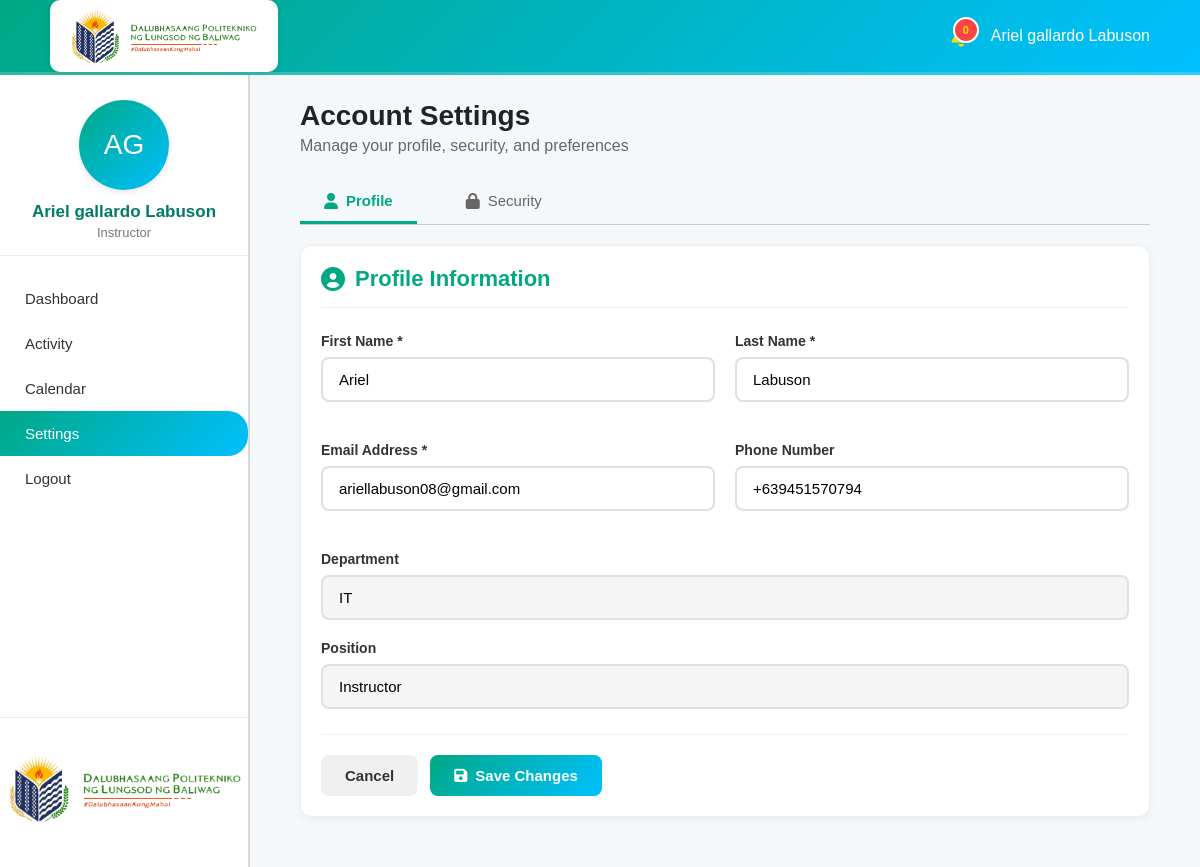
The page /php/user/settings.php (signed in) on the database its author committed.
### tables this page shows
CREATE TABLE `employees` (
  `id` int(11) NOT NULL,
  `employee_number` varchar(30) NOT NULL,
  `full_name` varchar(100) NOT NULL,
  `employee_type` enum('TP','NTP') NOT NULL,
  `department` varchar(100) DEFAULT NULL,
  `position` varchar(100) DEFAULT NULL,
  `credentials` varchar(50) DEFAULT NULL,
  `gender` enum('Male','Female') DEFAULT NULL,
  `address` text DEFAULT NULL,
  `phone` varchar(20) DEFAULT NULL,
  `email` varchar(100) DEFAULT NULL,
  `status` varchar(60) NOT NULL,
  `educational_attainment` varchar(60) NOT NULL,
  `school` varchar(60) NOT NULL,
  `created_at` timestamp NOT NULL DEFAULT current_timestamp(),
  `date_hired` varchar(60) DEFAULT NULL,
  `type` varchar(60) NOT NULL,
  `years_service` int(11) NOT NULL,
  `employment_status` varchar(11) NOT NULL,
  `leave_balance` varchar(11) NOT NULL
);

### php/user/settings.php (the view, shortened to what this page needs)
<?php
include("../../database/connection.php");
function getInitials($name) {
  $words = explode(' ', trim($name));
  $initials = '';
  foreach ($words as $word) {
    if (!empty($word)) {
      $initials .= strtoupper(substr($word, 0, 1));
    }
  }
  return substr($initials, 0, 2);
}
$employee_id = $_SESSION['loggedUser'];
$employee_query = "SELECT `id`, `employee_number`, `full_name`, `employee_type`, `department`,
                          `position`, `credentials`, `gender`, `address`, `phone`, `email`,
                          `status`, `educational_attainment`, `school`, `created_at`,
                          `date_hired`, `type`, `years_service`, `employment_status`,
                          `leave_balance`
                   FROM `employees`
                   WHERE `employee_number` = ?";
$stmt_emp = $connection->prepare($employee_query);
$stmt_emp->bind_param("s", $employee_id);
$stmt_emp->execute();
$emp_result = $stmt_emp->get_result();
if ($emp_result->num_rows > 0) {
  $employee_data = $emp_result->fetch_assoc();
  $full_name = $employee_data['full_name'] ?? 'User';
  $name_parts = explode(' ', $full_name);
  $first_name = $name_parts[0] ?? 'User';
  $last_name = count($name_parts) > 1 ? end($name_parts) : '';
  $initials = getInitials($full_name);
  $employee_email = $employee_data['email'] ?? '';
  $employee_phone = $employee_data['phone'] ?? '';
  $employee_department = $employee_data['department'] ?? 'Not set';
  $employee_position = $employee_data['position'] ?? 'Not set';
}
$unread_query = "SELECT COUNT(*) as unread_count FROM activity_log
                 WHERE employee_number = ? AND read_status = 'unread'";
$stmt_unread = $connection->prepare($unread_query);
$stmt_unread->bind_param("s", $employee_id);
$stmt_unread->execute();
$unread_result = $stmt_unread->get_result();
$unread_row = $unread_result->fetch_assoc();
$unread_count = $unread_row['unread_count'] ?? 0;
?>
<!DOCTYPE html>
<html lang="en">
<head>
  <link rel="stylesheet" href="../../css/user/task.css">
  <link rel="stylesheet" href="https://cdnjs.cloudflare.com/ajax/libs/font-awesome/6.0.0/css/all.min.css">
</head>
<body>
  <div class="top-bar">
    <div class="top-left">
      <img src="logo 2.png" alt="Logo">
    </div>
    <div class="top-right">
      <div class="notif" id="notifBtn" data-count="<?php echo $unread_count; ?>">
        <i class="fas fa-bell"></i>
      </div>
      <div class="user-name"><?php echo htmlspecialchars($full_name); ?></div>
    </div>
  </div>
  <div class="main-container">
    <div class="sidebar">
      <div>
        <div class="profile-card">
          <div class="profile-circle"><?php echo $initials; ?></div>
          <h3><?php echo htmlspecialchars($full_name); ?></h3>
          <p><?php echo htmlspecialchars($employee_position); ?></p>
        </div>
        <ul class="menu">
          <li><a href="dashboard.php" style="text-decoration:none; color:inherit; display:block;">Dashboard</a></li>
          <li><a href="activity.php" style="text-decoration:none; color:inherit; display:block;">Activity</a></li>
          <li><a href="calendar.php" style="text-decoration:none; color:inherit; display:block;">Calendar</a></li>
          <li class="active"><a href="settings.php" style="text-decoration:none; color:inherit; display:block;">Settings</a></li>
                              <li><a href="logout.php" style="text-decoration:none; color:inherit; display:block;">Logout</a>
                    </li>
        </ul>
      </div>
      <div class="bottom-logo">
        <img src="logo 2.png" alt="Logo" />
      </div>
    </div>
    <div class="main-content">
      <h1>Account Settings</h1>
      <p>Manage your profile, security, and preferences</p>
      <div class="settings-tabs">
        <button class="tab-btn active" data-tab="profile">
          <i class="fas fa-user"></i> Profile
        </button>
        <button class="tab-btn" data-tab="security">
          <i class="fas fa-lock"></i> Security
        </button>
      </div>
      <div class="tab-content active" id="profile">
        <div class="settings-section">
          <h2><i class="fas fa-user-circle"></i> Profile Information</h2>
          <form class="settings-form" id="profileForm">
            <div class="form-row">
              <div class="form-group">
                <label for="firstName">First Name *</label>
                <input type="text" id="firstName" value="<?php echo htmlspecialchars($first_name); ?>" required />
              </div>
              <div class="form-group">
                <label for="lastName">Last Name *</label>
                <input type="text" id="lastName" value="<?php echo htmlspecialchars($last_name); ?>" required />
              </div>
            </div>
            <div class="form-row">
              <div class="form-group">
                <label for="profileEmail">Email Address *</label>
                <input type="email" id="profileEmail" value="<?php echo htmlspecialchars($employee_email); ?>" required />
              </div>
              <div class="form-group">
                <label for="profilePhone">Phone Number</label>
                <input type="tel" id="profilePhone" value="<?php echo htmlspecialchars($employee_phone); ?>" />
              </div>
            </div>
            <div class="form-group">
              <label for="department">Department</label>
              <input type="text" id="department" value="<?php echo htmlspecialchars($employee_department); ?>" readonly />
            </div>
            <div class="form-group">
              <label for="position">Position</label>
              <input type="text" id="position" value="<?php echo htmlspecialchars($employee_position); ?>" readonly />
            </div>
            <div class="form-actions">
              <button type="button" class="btn-secondary" id="cancelProfile">Cancel</button>
              <button type="submit" class="btn-primary" id="submitProfileBtn">
                <i class="fas fa-save"></i> Save Changes
              </button>
            </div>
          </form>
        </div>
      </div>
    </div>
  </div>
</body>
</html>

### rows shown on the page
employees: full_name "Ariel gallardo Labuson", full_name "AG", position "Instructor", full_name "Ariel", full_name "Labuson", email "ariellabuson08@gmail.com", phone "+639451570794", department "IT"
